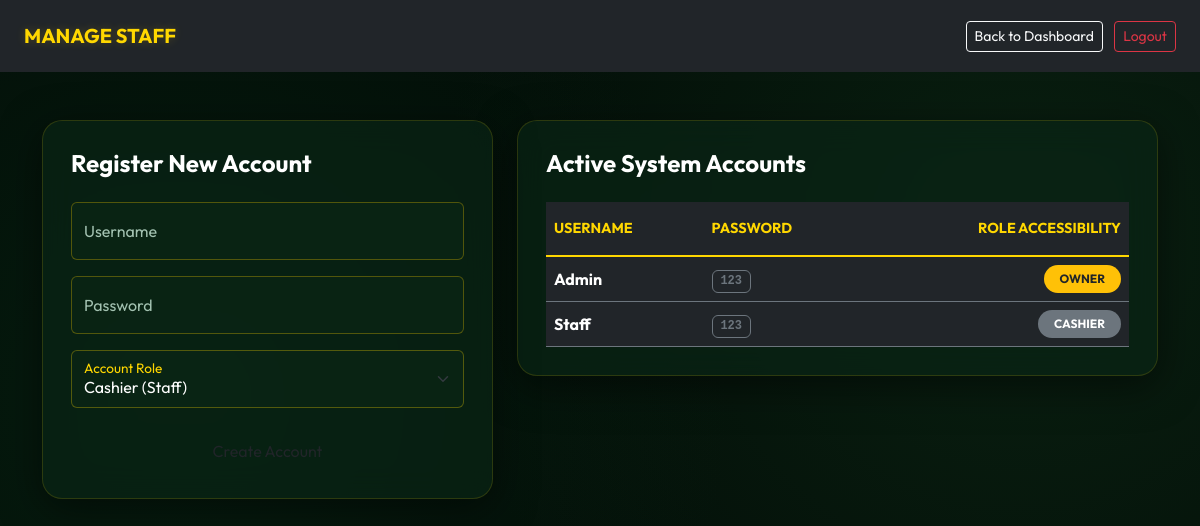
The app's page /manage_users (signed in) with its own data.
### app.py (models this page shows)
class User(UserMixin, db.Model):
    id = db.Column(db.Integer, primary_key=True)
    username = db.Column(db.String(50), unique=True, nullable=False)
    password = db.Column(db.String(50), nullable=False)
    role = db.Column(db.String(20), nullable=False)

### app.py (the view)
@app.route('/manage_users', methods=['GET', 'POST'])
@login_required
def manage_users():
    if current_user.role != 'owner': return "Access Denied"
    if request.method == 'POST':
        new_user = User(username=request.form['username'], password=request.form['password'], role=request.form['role'])
        db.session.add(new_user)
        db.session.commit()
        return redirect(url_for('manage_users'))
    users = User.query.all()
    return render_template('manage_users.html', users=users)

### app.py (called while the page is built, shortened)
@login_manager.user_loader
def load_user(user_id):
    return User.query.get(int(user_id))

@app.context_processor
def inject_translations():
    lang = session.get('lang', 'en')
    translations = {}
    def t(key, default_english):
        return translations.get(key, default_english)
    return dict(t=t, current_lang=lang)

@app.context_processor
def inject_global_data():
    lang = session.get('lang', 'en')
    translations = {}
    def t(key, default_english):
        return translations.get(key, default_english)
    low_stock_count = 0
    if current_user.is_authenticated and current_user.role == 'owner':
        low_stock_count = Product.query.filter(Product.is_active == True, Product.stock <= Product.low_stock_threshold).count()
    return dict(t=t, current_lang=lang, low_stock_count=low_stock_count)

### templates/manage_users.html (shortened to what this page needs)
<!DOCTYPE html>
<html lang="en">
<head>
    <link href="https://cdn.jsdelivr.net/npm/bootstrap@5.3.0/dist/css/bootstrap.min.css" rel="stylesheet">
    <link rel="stylesheet" href="{{ url_for('static', filename='style.css') }}">
</head>
<body>
    <nav class="navbar navbar-dark bg-dark px-4 py-3 sticky-top mb-5 animate-fade">
        <span class="navbar-brand text-gold fw-bold">MANAGE STAFF</span>
        <div>
            <a href="/owner" class="btn btn-outline-light btn-sm me-2">Back to Dashboard</a>
            <a href="/logout" class="btn btn-outline-danger btn-sm">Logout</a>
        </div>
    </nav>
    <div class="container">
        <div class="row g-4">
            <div class="col-md-5 animate-slide-left delay-1">
                <div class="luxury-card sticky-top" style="top: 100px;">
                    <h4 class="mb-4 text-white fw-bold">Register New Account</h4>
                    <form method="POST">
                        <div class="form-floating mb-3">
                            <input type="text" name="username" class="form-control" id="uName" placeholder="Username" required>
                            <label for="uName">Username</label>
                        </div>
                        <div class="form-floating mb-3">
                            <input type="text" name="password" class="form-control" id="uPass" placeholder="Password" required>
                            <label for="uPass">Password</label>
                        </div>
                        <div class="form-floating mb-4">
                            <select name="role" class="form-select" id="uRole">
                                <option value="cashier">Cashier (Staff)</option>
                            </select>
                            <label for="uRole">Account Role</label>
                        </div>
                        <button type="submit" class="btn btn-premium w-100">Create Account</button>
                    </form>
                </div>
            </div>
            <div class="col-md-7 animate-fade-up delay-2">
                <div class="luxury-card">
                    <h4 class="mb-4 text-white fw-bold">Active System Accounts</h4>
                    <div class="table-responsive">
                        <table class="table table-dark table-hover table-borderless mb-0">
                            <thead>
                                <tr class="text-secondary border-bottom border-secondary">
                                    <th class="py-3">USERNAME</th>
                                    <th class="py-3">PASSWORD</th>
                                    <th class="text-end py-3">ROLE ACCESSIBILITY</th>
                                </tr>
                            </thead>
                            <tbody>
                                {% for u in users %}
                                <tr class="border-bottom border-secondary align-middle">
                                    <td class="fw-bold text-white">{{ u.username|capitalize }}</td>
                                    <td><span class="badge bg-dark border border-secondary text-secondary font-monospace">{{ u.password }}</span></td>
                                    <td class="text-end">
                                        {% if u.role == 'owner' %}
                                            <span class="badge bg-warning text-dark px-3 py-2 rounded-pill fw-bold">OWNER</span>
                                        {% else %}
                                            <span class="badge bg-secondary text-white px-3 py-2 rounded-pill fw-bold">CASHIER</span>
                                        {% endif %}
                                    </td>
                                </tr>
                                {% endfor %}
                            </tbody>
                        </table>
                    </div>
                </div>
            </div>
        </div>
    </div>
</body>
</html>

### static/style.css (style rules this page uses)
:root { --bg-deep: #030e08; --card-bg: rgba(10, 38, 22, 0.65); --gold-bright: #FFD700; --gold-dark: #b8962d; --text-pure: #FFFFFF; --text-sage: #A3C2B1; --neon-glow: rgba(255, 215, 0, 0.3); --border-color: rgba(255, 215, 0, 0.15); }
body { background-color: var(--bg-deep); background-image: radial-gradient(circle at 15% 50%, rgba(10, 50, 25, 0.4), transparent 50%), radial-gradient(circle at 85% 30%, rgba(20, 60, 30, 0.4), transparent 50%); color: var(--text-pure); font-family: 'Outfit', sans-serif; min-height: 100vh; }
.luxury-card { background: var(--card-bg); backdrop-filter: blur(16px); -webkit-backdrop-filter: blur(16px); border: 1px solid var(--border-color); border-radius: 20px; padding: 28px; box-shadow: 0 10px 40px rgba(0, 0, 0, 0.5); transition: all 0.4s cubic-bezier(0.175, 0.885, 0.32, 1.275); }
.text-gold { color: var(--gold-bright) !important; text-shadow: 0 0 10px rgba(255, 215, 0, 0.2); }
.table { color: var(--text-pure); }
.table thead th { border-bottom: 2px solid var(--gold-bright); color: var(--gold-bright); font-size: 0.9rem; text-transform: uppercase; }
.table tbody tr { border-bottom: 1px dashed rgba(163, 194, 177, 0.2); transition: 0.2s; }
.form-floating > .form-control, .form-floating > .form-select { background-color: rgba(10, 38, 22, 0.8) !important; border: 1px solid rgba(255, 215, 0, 0.3) !important; color: #ffffff !important; }
.form-floating > label { color: var(--text-sage) !important; }
.form-floating > .form-control:focus ~ label, .form-floating > .form-control:not(:placeholder-shown) ~ label, .form-floating > .form-select ~ label { color: var(--gold-bright) !important; }
.form-floating > .form-control:focus ~ label::after, .form-floating > .form-control:not(:placeholder-shown) ~ label::after, .form-floating > .form-select ~ label::after { background-color: transparent !important; }

### records on screen
User: username "Admin", password "123", role "OWNER"
User: username "Staff", password "123", role "CASHIER"
